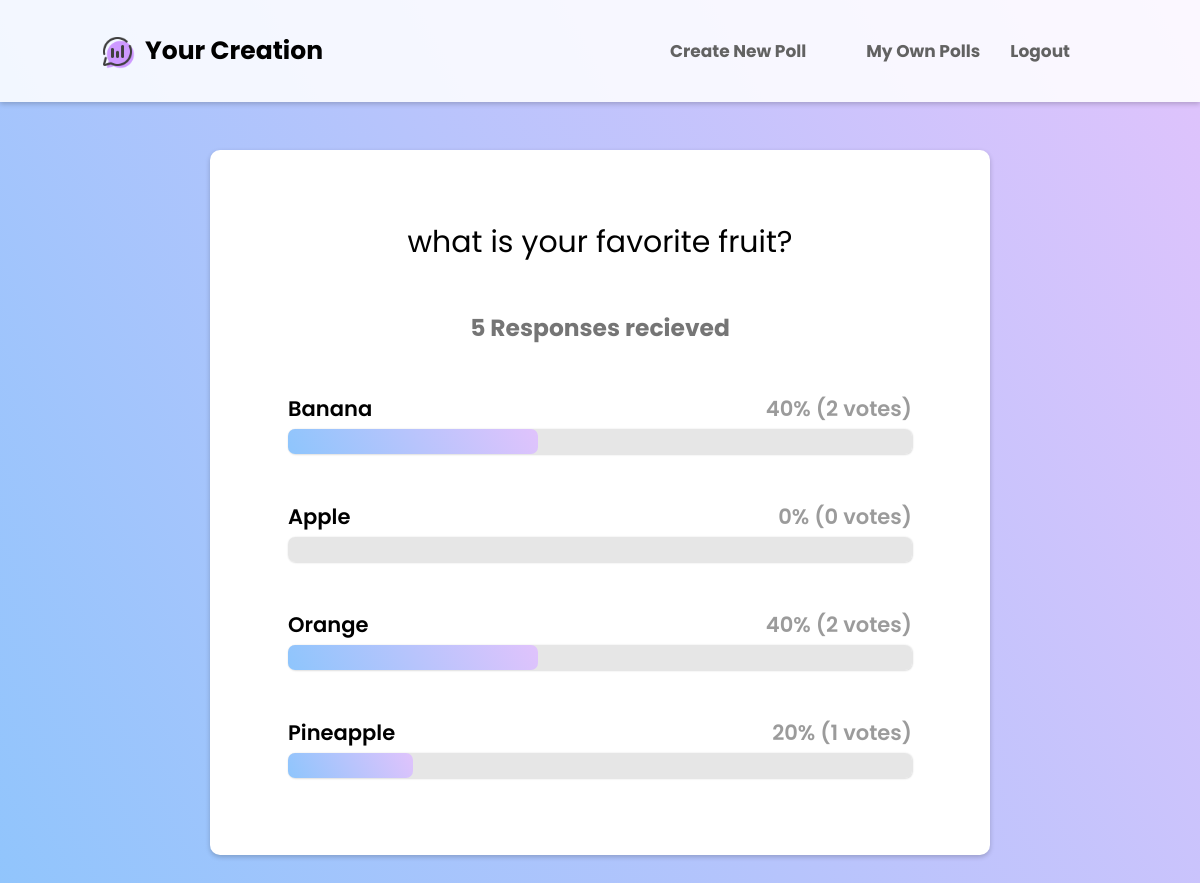
/showresults2.php?qID=2 (signed in), run on the app's committed database.
### tables this page shows
CREATE TABLE `questions` (
  `qID` int(11) NOT NULL,
  `question` varchar(100) NOT NULL,
  `endDate` date NOT NULL,
  `uid` int(11) NOT NULL
);

CREATE TABLE `choices` (
  `cID` int(11) NOT NULL,
  `choice` varchar(50) NOT NULL,
  `qID` int(11) NOT NULL
);

### showresults2.php (the view, shortened to what this page needs)
<!DOCTYPE html>
<html lang="en">
<head>
    <link rel="stylesheet" href="css/showResult2.css">
    <link rel="stylesheet" href="https://cdnjs.cloudflare.com/ajax/libs/font-awesome/6.5.1/css/all.min.css" />
</head>
<body>
 <?php
    if(isset($_SESSION['currentUser']))
    {
        echo "  <header>
                    <div class='webname'>
                        <img src='images/icons.png' alt='LOGO'>
                        <button onClick='location.href=\"homepage.php\"' class='homepage'>Your Creation</button>
                    </div>
                    <nav>
                        <div class='btn'>
                            <button onclick='location.href=\"cp1.php\"' class='login'>Create New Poll</button>
                        </div>
                        <div class='btn'>
                            <button onclick='location.href=\"myOwnPolls.php\"' class='signup'>My Own Polls</button>
                        </div>
                        <div class='btn'>
                            <button onclick='location.href=\"Logout.php\"' class='Loogout'>Logout</button>
                        </div>
                    </nav>
            </header>";
    }
    echo "<div class='container'>";
        if(isset($_GET["qID"]))
        {
            try
            {
                require('connection.php');
                $qID=$_GET["qID"];
                $arr=[];
                $totalVotes=0;
                $sql2="SELECT question FROM questions where qid=?";
                $stmt2=$db->prepare($sql2);
                $stmt2->bindParam(1,$qID);
                $rs=$stmt2->execute();
                if($rs==1)
                {
                    $rowQ=$stmt2->fetch();
                    echo "<div class='question'> ";
                    echo $rowQ["question"]."<br>"."<br>";
                    echo "</div>";
                }
                $sql3="SELECT * FROM choices where qid=?";
                $stmt3=$db->prepare($sql3);
                $stmt3->bindParam(1,$qID);
                $rs=$stmt3->execute();
                if($rs>0)
                {
                    while($row=$stmt3->fetch(PDO::FETCH_ASSOC))
                    {
                        $cid = $row['cID'];
                        $choice = $row['choice'];
                        $arr["$cid"] = ["votes"=>0, "name"=>$choice];
                    }
                }
                $sql1="SELECT cID,COUNT(cID) AS noVotes FROM votes WHERE qID=:qID GROUP BY cID";
                $stmt1=$db->prepare($sql1);
                $stmt1->bindParam(":qID",$qID);
                $stmt1->execute();
                while($row=$stmt1->fetch(PDO::FETCH_ASSOC))
                {
                    $cid = $row["cID"];
                    $arr[$cid]['votes']=$row["noVotes"];
                    $totalVotes+=$row["noVotes"];
                }
                echo "<div class='responses'>";
                echo "<h3> $totalVotes Responses recieved</h3> <br>";
                echo "</div>";
                $percentage = 0;
                foreach($arr as $cID => $info)
                {
                    if($totalVotes > 0)
                    {
                        $percentage = $info['votes'] / $totalVotes * 100;
                        $percentage = round($percentage,2);
                    }
                    echo "<div class='result'>";
                    echo "<h3 class='choice'> <span id='choiceL'> {$info['name']}</span> <span class='span'> $percentage% ({$info['votes']} votes)</span> </h3>";
                    echo "<progress id='$cID' value='$percentage' max='100'> $percentage </progress><br>";
                    echo "</div>";
                }
            }
            catch(PDOException $e)
            {
                die("Error: " . $e->getMessage());
            }
        }
        else
        {
            header('location: viewAll2.php');
        }
    echo "</div>";
?>
</body>
</html>

### css/showResult2.css (style rules this page uses)
* { box-sizing: border-box; margin: 0; padding: 0; }
html { min-height: 100%; }
body { margin: 0; font-family: 'Poppins', sans-serif; font-size:14px; text-transform:initial; background-repeat: no-repeat; background-position: top; background-size: cover; background-attachment: fixed; background-image: linear-gradient(62deg, #8EC5FC 0%, #E0C3FC 100%); }
.container { margin: 150px auto 150px auto; background-color: #ffffff; box-shadow: 0 2px 5px rgba(0,0,0,.2); width:65%; padding: 30px 0; border-radius: 10px; }
header { background-color: #ffffffdb; box-shadow: 0 2px 5px rgba(0,0,0,.2); color: #3F3F3F; width: 100%; min-height: 100px; padding: 0 100px; position: fixed; top: 0; left: 0; display: flex; justify-content: space-between; align-items: center; }
header .webname { color: #8EC5FC; width: 40%; font-size: 25px; font-weight: bold; cursor: pointer; display: flex; align-items: center; align-content: center; }
header .webname button { padding: 32px 30px; padding-left: 10px; }
header .webname img { display: inline-block; height: 35px; width: 35px; }
header nav { font: 40px; display: flex; justify-content: space-between; align-items: center; }
header button { background-color: transparent; text-align: center; font: inherit; border: none; margin: 0; padding: 32px 30px; border-radius: 0; }
header nav button { color: #626262; font-size: 17px; font-weight: bold; }
header nav .btn .signup { padding-right: 0; }
.question { text-align: center; font-size: 30px; width: 90%; margin: 40px auto 0 auto; }
.responses { color: #757575; text-align: center; margin-bottom: 18px; font-size: 20px; }
.result { display: flex; flex-direction: column; align-items: center; justify-content: center; text-align: center; font-size: 18px; }
.choice { width: 80%; text-align: center; display: flex; justify-content: space-between; font-weight: 600; }
#choiceL { flex: 3; text-align: left; }
.span { color: #626262a2; flex:2; text-align: right; }
progress { margin-bottom: 20px; margin-top: 5px; border-radius: 7px; width: 80%; height: 25px; box-shadow: .5px .5px 2px rgba( 0, 0, 0, 0.2 ); }

### data on the page
questions: question "what is your favorite fruit?"
choices: choice "Banana", qID "40", qID "2"
choices: choice "Orange", qID "40", qID "2"

### other printed values
$totalVotes "5"
$info['name'] "Apple"
$percentage "0"
$info['votes'] "0"
$info['name'] "Pineapple"
$percentage "20"
$info['votes'] "1"
